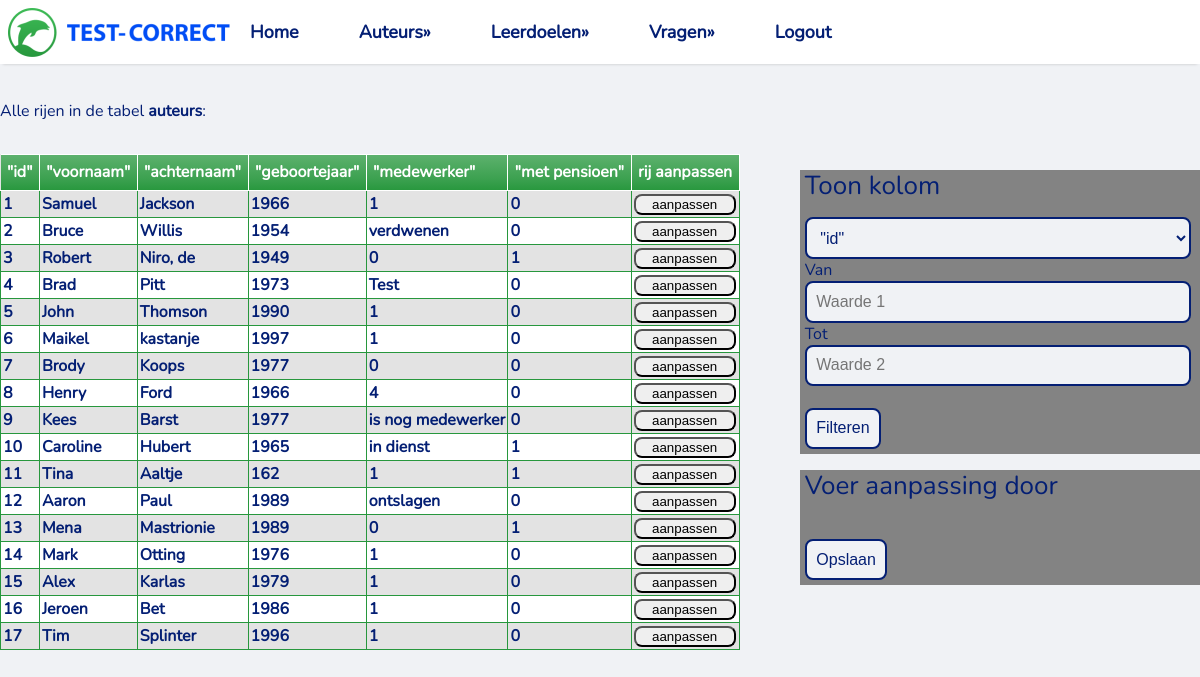
/table_details/auteurs, run on the app's committed database.
### tables this page shows
CREATE TABLE `auteurs` (
  `id` integer NOT NULL
,  `voornaam` varchar(80) NOT NULL
,  `achternaam` varchar(80) NOT NULL
,  `geboortejaar` integer DEFAULT NULL
,  `medewerker` varchar(250) NOT NULL
,  `met pensioen` integer NOT NULL
);

### app.py (the view)
@app.route("/table_details/<table_name>")
def table_content(table_name=None):
    tables = dbm.get_table_list()
    columns = dbm.get_columns(table_name)
    if not table_name:
        return "Missing table name", 400  # HTTP 400 = Bad Request
    else:
        rows, column_names = dbm.get_table_content(table_name)
        return render_template(
            "table_details.html", rows=rows, columns=columns, table_name=table_name, table_list=tables)

### lib/tablemodel.py (called while the page is built)
    def run_query(self, sql_query):
        conn = sqlite3.connect(self.database_file)
        c = conn.cursor()
        c.execute(sql_query)
        tables = c.fetchall()
        conn.close()
        return tables

    def get_table_list(self):
        cursor = sqlite3.connect(self.database_file).cursor()
        cursor.execute("SELECT name FROM sqlite_master WHERE type='table'")
        tables = [table[0] for table in cursor.fetchall()]
        return tables

    def get_table_content(self, table_name):
        cursor = sqlite3.connect(self.database_file).cursor()
        cursor.execute(f"SELECT * FROM {table_name}")
        table_headers = [column_name[0] for column_name in cursor.description]
        table_content = cursor.fetchall()
        return table_content, table_headers

    def get_columns(self, table):
        sql_query = f"PRAGMA table_info({table})"
        result = self.run_query(sql_query)
        table_list = ["\"{}\"".format(val[1]) for val in result]
        return table_list

### templates/table_details.html (shortened to what this page needs)
<!DOCTYPE html>
<html lang="en">
<head>
    <link rel="stylesheet" href="../static/basic.css" type="text/css">
</head>
<body>
{% include "Navbar.html" %}
<div>
    <p>Alle rijen in de tabel <b>{{ table_name }}</b>:</p>
    <div class="grid-container">
        <div class="grid-item2">
            <div class="select-filter">
                <p>
                <h2>Toon kolom</h2></p>
                <form action="/table_details/{{ table_name }}/filtered" METHOD="POST">
                    <div class="box">
                        <select class="input_select" name="Value_1">
                            {% for column_name in columns %}
                                <option id="column" name="Value_1">{{ column_name }}</option>
                            {% endfor %}
                        </select>
                    </div>
                    <div>
                        <label for="fname">Van</label><br>
                        <input class="input_select" type="number" name="Value_2" placeholder="Waarde 1" value="" required><br>
                        <label for="lname">Tot</label><br>
                        <input class="input_select" type="number" name="Value_3" placeholder="Waarde 2" value="" required><br><br>
                        <input onclick="return confirm('Weet je het zeker ?') " type="submit" value="Filteren">
                    </div>
                </form>
            </div>
            <div class="select-filter">
                <p>
                <h2>Voer aanpassing door</h2></p>
                <form action="/table_details/{{ table_name }}/update" METHOD="POST" onsubmit="location.reload();">
                        <br>
                        <input onclick="return confirm('Weet je het zeker ?') " type="submit" value="Opslaan">
                </form>
            </div>
        </div>
        <div class="grid-item1">
            <table>
                <thead>
                <tr>
                    {% for column in columns %}
                        <th>{{ column  }}</th>
                    {% endfor %}
                    <th>rij aanpassen</th>
                </tr>
                </thead>
                <tbody>
                {% for row in rows %}
                    <tr class="active-row">
                        {% for field in row %}
                            <td>{{ field }}</td>
                        {% endfor %}
                        <td>
                            <form action="/table_details/{{ table_name }}" METHOD="POST">
                                <div>
                                    <button class="input_select" type="submit" name="rowid" value="{{ row[0] }}"
                                            onclick="return confirm('Rij aanpassen met ID {{ row[0] }}')">aanpassen
                                    </button>
                                </div>
                            </form>
                    </tr>
                {% endfor %}
                </tbody>
            </table>
        </div>
    </div>
</div>
</body>
</html>

### static/basic.css (style rules this page uses)
* { box-sizing: border-box }
:root { --sans: 1em/1.6 system-ui, -apple-system, BlinkMacSystemFont, Segoe UI, Roboto, Oxygen, Ubuntu, Cantarell, Droid Sans, Helvetica Neue, Fira Sans, sans-serif; --mono: SFMono-Regular, Consolas, 'Liberation Mono', Menlo, Courier, 'Courier New', monospace; --font-nunito: url("../static/fonts/Nunito-Regular.ttf"); --c1: #ffffff; --c2: #f0f2f5; --c3: #f0f2f5; --c4: #041f74; --c5:#000; --c6: #000000; --m1: 8px; --rc: 8px; }
html { -ms-text-size-adjust: 100%; -webkit-text-size-adjust: 100%; }
body { margin: 100px 0 0; font-family: 'Nunito', serif; font-weight: 400; font-style: normal; text-rendering: optimizeLegibility; -webkit-font-smoothing: antialiased; background-color: var(--c3); color: var(--c4); }
table { border: 0px solid #27973D;background-color: #e3e3e3;width: 100% ;text-align: left; }
table td, table.purpleHorizon th { border: 1px solid #27973d;padding: 2px 2px; }
table tbody td { font-size: 16px;font-weight: bold;color: #041f74; }
table tr:nth-child(even) { background: #ffffff; }
table thead { background: #27973D;background: -moz-linear-gradient(top, #5db16d 0%, #3ca150 66%, #27973D 100%); background: -webkit-linear-gradient(top, #5db16d 0%, #3ca150 66%, #27973D 100%); background: linear-gradient(to bottom, #5db16d 0%, #3ca150 66%, #27973D 100%);border-bottom: 0px solid #270096; }
table thead th { font-size: 16px;font-weight: bold;color: #FFFFFF;text-align: left;border-left: 0px solid #041f74; }
table thead th:first-child { border-left: none; }
.grid-item1 { grid-area: Tabel; }
.grid-item2 { grid-area: SelectForm; width: 400px; height:400px ;margin-top: 16px; margin-left: 60px; text-align: left; }
.grid-container { display: grid; grid-template-areas: 'Tabel Tabel Tabel Tabel SelectForm SelectForm' 'Tabel Tabel Tabel Tabel SelectForm SelectForm'; }
.select-filter { width:100% ; height:auto; background-color: #838383; text-align: left; padding-left: 5px; padding-right: 5px; padding-bottom: 5px; }
.input_select { width: 99%; }
h1,h2,h3,h4,h5,h6 { margin: 0.6em 0; font-weight: normal }
h2 { font-size: 1.625em; line-height: 1.2 }
table { border-collapse: collapse; border-spacing: 0; margin:1em 0 }
th, td { text-align: left; vertical-align: top; border: 1px solid; padding: 0.4em }
thead,tfoot { background: var(--c2) }
pre,code,input,select,textarea,button,img { border-radius: var(--rc) }
input, select, textarea { font-size: 1em; color:var(--c4); background: var(--c2); border: 2px solid var(--c4); padding: 0.6em }

### data on the page
auteurs: row "1" "0", voornaam "Samuel", achternaam "Jackson", geboortejaar "1966", medewerker "1"
auteurs: row "2" "0", voornaam "Bruce", achternaam "Willis", geboortejaar "1954", medewerker "verdwenen"
auteurs: row "3" "0" "1", voornaam "Robert", achternaam "Niro, de", geboortejaar "1949"
auteurs: row "4" "0", voornaam "Brad", achternaam "Pitt", geboortejaar "1973", medewerker "Test"
auteurs: row "5" "1" "0", voornaam "John", achternaam "Thomson", geboortejaar "1990"
auteurs: row "6" "1" "0", voornaam "Maikel", achternaam "kastanje", geboortejaar "1997"
auteurs: row "7" "0" "0", voornaam "Brody", achternaam "Koops", geboortejaar "1977"
auteurs: row "8" "4" "0", voornaam "Henry", achternaam "Ford", geboortejaar "1966"
auteurs: row "9" "0", voornaam "Kees", achternaam "Barst", geboortejaar "1977", medewerker "is nog medewerker"
auteurs: row "10" "1", voornaam "Caroline", achternaam "Hubert", geboortejaar "1965", medewerker "in dienst"
auteurs: row "11" "162" "1" "1", voornaam "Tina", achternaam "Aaltje"
auteurs: row "12" "0", voornaam "Aaron", achternaam "Paul", geboortejaar "1989", medewerker "ontslagen"
auteurs: row "13" "0" "1", voornaam "Mena", achternaam "Mastrionie", geboortejaar "1989"
auteurs: row "14" "1" "0", voornaam "Mark", achternaam "Otting", geboortejaar "1976"
auteurs: row "15" "1" "0", voornaam "Alex", achternaam "Karlas", geboortejaar "1979"
auteurs: row "16" "1" "0", voornaam "Jeroen", achternaam "Bet", geboortejaar "1986"
auteurs: row "17" "1" "0", voornaam "Tim", achternaam "Splinter", geboortejaar "1996"

### other printed values
{{ table_name }} "auteurs"
{{ column }} "\"id\"" "\"voornaam\"" "\"achternaam\"" "\"geboortejaar\"" "\"medewerker\"" "\"met pensioen\""
form field Value_1 "\"id\""
